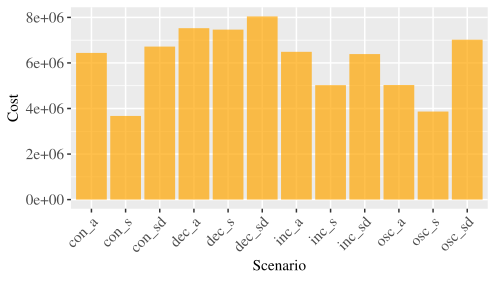

Reproduce this figure in R.
library(ggplot2)
library(reshape2)
library(gtable)
library(scales)

reader <- read.csv2("/home/vinicius/PIPEL2/resultados/graficosr/cost.csv", sep=";")


#ggplot(reader, aes(x=Scenario,y=Speedup)) + geom_boxplot()

# create dummy data
#data <- data.frame(  name=letters[1:5],  value=sample(seq(4,15),5),  sd=c(1,0.2,3,2,4))

ggplot(reader) +
  geom_bar( aes(x=Scenario, y=Cost), stat="identity", fill="orange", alpha=0.7) +
  #geom_errorbar( aes(x=Scenario, ymin=Cost-sd, ymax=Cost+sd), width=0.4, colour="black", alpha=0.9, size=0.5)+
  theme(text=element_text(family="Times"),axis.text.x=element_text(size=11,angle = 45, hjust = 1),axis.text.y=element_text(size=11))
